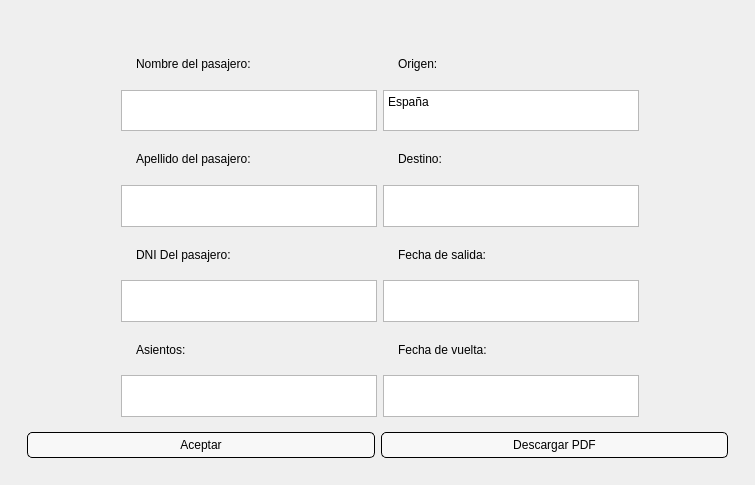
<?xml version="1.0" encoding="UTF-8"?>
<ui version="4.0">
 <class>GestionViajes</class>
 <widget class="QMainWindow" name="GestionViajes">
  <property name="geometry">
   <rect>
    <x>0</x>
    <y>0</y>
    <width>755</width>
    <height>485</height>
   </rect>
  </property>
  <property name="minimumSize">
   <size>
    <width>755</width>
    <height>485</height>
   </size>
  </property>
  <property name="windowTitle">
   <string>Gestión de Viajes</string>
  </property>
  <widget class="QWidget" name="principal">
   <property name="styleSheet">
    <string notr="true">#principal{
background-image: url(:/icons/recursos/media/fondo.jpg);
background-repeat: no-repeat;
background-position: center;
background-attachment: fixed;
}
QTableWidget {
background-color: rgba(255, 255, 255, 150); /* Fondo blanco con 150 de opacidad (0-255) */
color: black; 
border: 1px solid #555; /* Borde gris */
padding: 5px; /* Espaciado interno */
}
QTableWidget::item {
padding: 5px; /* Espaciado interno en cada item */
color: black; 
margin: 5px; /* Espaciado externo en cada item */
}
QTableWidget::item:selected {
background-color: rgba(100, 100, 255, 200); /* Fondo azul al seleccionar un item */
color: black; /* Color del texto al seleccionar */
}
QTableWidget QTableCornerButton::section {
background-color: rgba(255, 255, 255, 50); /* Fondo semitransparente para las cabeceras */
color: black; /* Color del texto en las cabeceras */
border: 1px solid black; /* Borde negro */
}
QTableWidget::horizontalHeader {
background-color: rgba(255, 255, 255, 50); /* Fondo semitransparente para las cabeceras horizontales */
color: black; /* Color del texto en las cabeceras */
border: 1px solid black; /* Borde negro */
}
QPushButton {
background-color: rgba(255, 255, 255, 150); /* Fondo semitransparente para los botones */
color: black; /* Color del texto en los botones */
border: 1px solid black; /* Borde negro */
padding: 5px; /* Espaciado interno */
border-radius: 5px; /* Bordes redondeados */
}
QPushButton:hover {
background-color: rgba(200, 200, 200, 200); /* Fondo más oscuro al pasar el ratón */
}
QPushButton:pressed {
background-color: rgba(150, 150, 150, 200); /* Fondo aún más oscuro al presionar */
}</string>
   </property>
   <layout class="QVBoxLayout" name="verticalLayout_3">
    <item>
     <widget class="QWidget" name="widget" native="true">
      <layout class="QVBoxLayout" name="verticalLayout">
       <item>
        <widget class="QWidget" name="widget" native="true">
         <layout class="QHBoxLayout" name="horizontalLayout"/>
        </widget>
       </item>
       <item>
        <layout class="QFormLayout" name="formLayout">
         <property name="fieldGrowthPolicy">
          <enum>QFormLayout::FieldsStayAtSizeHint</enum>
         </property>
         <property name="rowWrapPolicy">
          <enum>QFormLayout::DontWrapRows</enum>
         </property>
         <property name="labelAlignment">
          <set>Qt::AlignCenter</set>
         </property>
         <property name="formAlignment">
          <set>Qt::AlignHCenter|Qt::AlignTop</set>
         </property>
         <item row="0" column="0">
          <widget class="QTextEdit" name="textEdit">
           <property name="styleSheet">
            <string notr="true">QTextEdit {
    background-color: transparent;  /* Fondo negro suave */
    font-size: 24px;  /* Tamaño del texto */
    font-family: &quot;Arial&quot;, sans-serif;  /* Fuente elegante */
    padding: 10px;  /* Espaciado interno */
}

QTextEdit:focus {
    border: 2px solid #555555;  /* Cambio de borde al enfocar */
}


</string>
           </property>
           <property name="verticalScrollBarPolicy">
            <enum>Qt::ScrollBarAlwaysOff</enum>
           </property>
           <property name="horizontalScrollBarPolicy">
            <enum>Qt::ScrollBarAlwaysOff</enum>
           </property>
           <property name="readOnly">
            <bool>true</bool>
           </property>
           <property name="html">
            <string>&lt;!DOCTYPE HTML PUBLIC &quot;-//W3C//DTD HTML 4.0//EN&quot; &quot;http://www.w3.org/TR/REC-html40/strict.dtd&quot;&gt;
&lt;html&gt;&lt;head&gt;&lt;meta name=&quot;qrichtext&quot; content=&quot;1&quot; /&gt;&lt;meta charset=&quot;utf-8&quot; /&gt;&lt;style type=&quot;text/css&quot;&gt;
p, li { white-space: pre-wrap; }
hr { height: 1px; border-width: 0; }
li.unchecked::marker { content: &quot;\2610&quot;; }
li.checked::marker { content: &quot;\2612&quot;; }
&lt;/style&gt;&lt;/head&gt;&lt;body style=&quot; font-family:'Arial','sans-serif'; font-size:24px; font-weight:400; font-style:normal;&quot;&gt;
&lt;p style=&quot; margin-top:0px; margin-bottom:0px; margin-left:0px; margin-right:0px; -qt-block-indent:0; text-indent:0px;&quot;&gt;&lt;span style=&quot; font-family:'Segoe UI'; font-size:9pt;&quot;&gt;Nombre del pasajero:&lt;/span&gt;&lt;/p&gt;&lt;/body&gt;&lt;/html&gt;</string>
           </property>
          </widget>
         </item>
         <item row="0" column="1">
          <widget class="QTextEdit" name="textEdit_2">
           <property name="styleSheet">
            <string notr="true">QTextEdit {
    background-color: transparent;  /* Fondo negro suave */
    font-size: 24px;  /* Tamaño del texto */
    font-family: &quot;Arial&quot;, sans-serif;  /* Fuente elegante */
    padding: 10px;  /* Espaciado interno */
}

QTextEdit:focus {
    border: 2px solid #555555;  /* Cambio de borde al enfocar */
}</string>
           </property>
           <property name="verticalScrollBarPolicy">
            <enum>Qt::ScrollBarAlwaysOff</enum>
           </property>
           <property name="horizontalScrollBarPolicy">
            <enum>Qt::ScrollBarAlwaysOff</enum>
           </property>
           <property name="readOnly">
            <bool>true</bool>
           </property>
           <property name="html">
            <string>&lt;!DOCTYPE HTML PUBLIC &quot;-//W3C//DTD HTML 4.0//EN&quot; &quot;http://www.w3.org/TR/REC-html40/strict.dtd&quot;&gt;
&lt;html&gt;&lt;head&gt;&lt;meta name=&quot;qrichtext&quot; content=&quot;1&quot; /&gt;&lt;meta charset=&quot;utf-8&quot; /&gt;&lt;style type=&quot;text/css&quot;&gt;
p, li { white-space: pre-wrap; }
hr { height: 1px; border-width: 0; }
li.unchecked::marker { content: &quot;\2610&quot;; }
li.checked::marker { content: &quot;\2612&quot;; }
&lt;/style&gt;&lt;/head&gt;&lt;body style=&quot; font-family:'Arial','sans-serif'; font-size:24px; font-weight:400; font-style:normal;&quot;&gt;
&lt;p style=&quot; margin-top:0px; margin-bottom:0px; margin-left:0px; margin-right:0px; -qt-block-indent:0; text-indent:0px;&quot;&gt;&lt;span style=&quot; font-family:'Segoe UI'; font-size:9pt;&quot;&gt;Origen:&lt;/span&gt;&lt;/p&gt;&lt;/body&gt;&lt;/html&gt;</string>
           </property>
          </widget>
         </item>
         <item row="1" column="0">
          <widget class="QTextEdit" name="te_nombre">
           <property name="readOnly">
            <bool>true</bool>
           </property>
          </widget>
         </item>
         <item row="1" column="1">
          <widget class="QTextEdit" name="textEdit_4">
           <property name="enabled">
            <bool>true</bool>
           </property>
           <property name="autoFillBackground">
            <bool>false</bool>
           </property>
           <property name="frameShape">
            <enum>QFrame::StyledPanel</enum>
           </property>
           <property name="frameShadow">
            <enum>QFrame::Sunken</enum>
           </property>
           <property name="verticalScrollBarPolicy">
            <enum>Qt::ScrollBarAlwaysOff</enum>
           </property>
           <property name="horizontalScrollBarPolicy">
            <enum>Qt::ScrollBarAlwaysOff</enum>
           </property>
           <property name="sizeAdjustPolicy">
            <enum>QAbstractScrollArea::AdjustIgnored</enum>
           </property>
           <property name="readOnly">
            <bool>true</bool>
           </property>
           <property name="html">
            <string>&lt;!DOCTYPE HTML PUBLIC &quot;-//W3C//DTD HTML 4.0//EN&quot; &quot;http://www.w3.org/TR/REC-html40/strict.dtd&quot;&gt;
&lt;html&gt;&lt;head&gt;&lt;meta name=&quot;qrichtext&quot; content=&quot;1&quot; /&gt;&lt;meta charset=&quot;utf-8&quot; /&gt;&lt;style type=&quot;text/css&quot;&gt;
p, li { white-space: pre-wrap; }
hr { height: 1px; border-width: 0; }
li.unchecked::marker { content: &quot;\2610&quot;; }
li.checked::marker { content: &quot;\2612&quot;; }
&lt;/style&gt;&lt;/head&gt;&lt;body style=&quot; font-family:'Segoe UI'; font-size:9pt; font-weight:400; font-style:normal;&quot;&gt;
&lt;p style=&quot; margin-top:0px; margin-bottom:0px; margin-left:0px; margin-right:0px; -qt-block-indent:0; text-indent:0px;&quot;&gt;España&lt;/p&gt;&lt;/body&gt;&lt;/html&gt;</string>
           </property>
          </widget>
         </item>
         <item row="2" column="0">
          <widget class="QTextEdit" name="textEdit_5">
           <property name="styleSheet">
            <string notr="true">QTextEdit {
    background-color: transparent;  /* Fondo negro suave */
    font-size: 24px;  /* Tamaño del texto */
    font-family: &quot;Arial&quot;, sans-serif;  /* Fuente elegante */
    padding: 10px;  /* Espaciado interno */
}

QTextEdit:focus {
    border: 2px solid #555555;  /* Cambio de borde al enfocar */
}</string>
           </property>
           <property name="verticalScrollBarPolicy">
            <enum>Qt::ScrollBarAlwaysOff</enum>
           </property>
           <property name="horizontalScrollBarPolicy">
            <enum>Qt::ScrollBarAlwaysOff</enum>
           </property>
           <property name="readOnly">
            <bool>true</bool>
           </property>
           <property name="html">
            <string>&lt;!DOCTYPE HTML PUBLIC &quot;-//W3C//DTD HTML 4.0//EN&quot; &quot;http://www.w3.org/TR/REC-html40/strict.dtd&quot;&gt;
&lt;html&gt;&lt;head&gt;&lt;meta name=&quot;qrichtext&quot; content=&quot;1&quot; /&gt;&lt;meta charset=&quot;utf-8&quot; /&gt;&lt;style type=&quot;text/css&quot;&gt;
p, li { white-space: pre-wrap; }
hr { height: 1px; border-width: 0; }
li.unchecked::marker { content: &quot;\2610&quot;; }
li.checked::marker { content: &quot;\2612&quot;; }
&lt;/style&gt;&lt;/head&gt;&lt;body style=&quot; font-family:'Arial','sans-serif'; font-size:24px; font-weight:400; font-style:normal;&quot;&gt;
&lt;p style=&quot; margin-top:0px; margin-bottom:0px; margin-left:0px; margin-right:0px; -qt-block-indent:0; text-indent:0px;&quot;&gt;&lt;span style=&quot; font-family:'Segoe UI'; font-size:9pt;&quot;&gt;Apellido del pasajero:&lt;/span&gt;&lt;/p&gt;&lt;/body&gt;&lt;/html&gt;</string>
           </property>
          </widget>
         </item>
         <item row="2" column="1">
          <widget class="QTextEdit" name="textEdit_6">
           <property name="styleSheet">
            <string notr="true">QTextEdit {
    background-color: transparent;  /* Fondo negro suave */
    font-size: 24px;  /* Tamaño del texto */
    font-family: &quot;Arial&quot;, sans-serif;  /* Fuente elegante */
    padding: 10px;  /* Espaciado interno */
}

QTextEdit:focus {
    border: 2px solid #555555;  /* Cambio de borde al enfocar */
}</string>
           </property>
           <property name="verticalScrollBarPolicy">
            <enum>Qt::ScrollBarAlwaysOff</enum>
           </property>
           <property name="horizontalScrollBarPolicy">
            <enum>Qt::ScrollBarAlwaysOff</enum>
           </property>
           <property name="readOnly">
            <bool>true</bool>
           </property>
           <property name="html">
            <string>&lt;!DOCTYPE HTML PUBLIC &quot;-//W3C//DTD HTML 4.0//EN&quot; &quot;http://www.w3.org/TR/REC-html40/strict.dtd&quot;&gt;
&lt;html&gt;&lt;head&gt;&lt;meta name=&quot;qrichtext&quot; content=&quot;1&quot; /&gt;&lt;meta charset=&quot;utf-8&quot; /&gt;&lt;style type=&quot;text/css&quot;&gt;
p, li { white-space: pre-wrap; }
hr { height: 1px; border-width: 0; }
li.unchecked::marker { content: &quot;\2610&quot;; }
li.checked::marker { content: &quot;\2612&quot;; }
&lt;/style&gt;&lt;/head&gt;&lt;body style=&quot; font-family:'Arial','sans-serif'; font-size:24px; font-weight:400; font-style:normal;&quot;&gt;
&lt;p style=&quot; margin-top:0px; margin-bottom:0px; margin-left:0px; margin-right:0px; -qt-block-indent:0; text-indent:0px;&quot;&gt;&lt;span style=&quot; font-family:'Segoe UI'; font-size:9pt;&quot;&gt;Destino:&lt;/span&gt;&lt;/p&gt;&lt;/body&gt;&lt;/html&gt;</string>
           </property>
          </widget>
         </item>
         <item row="3" column="0">
          <widget class="QTextEdit" name="te_apellido">
           <property name="readOnly">
            <bool>true</bool>
           </property>
          </widget>
         </item>
         <item row="3" column="1">
          <widget class="QTextEdit" name="textEdit_16">
           <property name="readOnly">
            <bool>true</bool>
           </property>
          </widget>
         </item>
         <item row="4" column="0">
          <widget class="QTextEdit" name="textEdit_14">
           <property name="styleSheet">
            <string notr="true">QTextEdit {
    background-color: transparent;  /* Fondo negro suave */
    font-size: 24px;  /* Tamaño del texto */
    font-family: &quot;Arial&quot;, sans-serif;  /* Fuente elegante */
    padding: 10px;  /* Espaciado interno */
}

QTextEdit:focus {
    border: 2px solid #555555;  /* Cambio de borde al enfocar */
}</string>
           </property>
           <property name="verticalScrollBarPolicy">
            <enum>Qt::ScrollBarAlwaysOff</enum>
           </property>
           <property name="horizontalScrollBarPolicy">
            <enum>Qt::ScrollBarAlwaysOff</enum>
           </property>
           <property name="readOnly">
            <bool>true</bool>
           </property>
           <property name="html">
            <string>&lt;!DOCTYPE HTML PUBLIC &quot;-//W3C//DTD HTML 4.0//EN&quot; &quot;http://www.w3.org/TR/REC-html40/strict.dtd&quot;&gt;
&lt;html&gt;&lt;head&gt;&lt;meta name=&quot;qrichtext&quot; content=&quot;1&quot; /&gt;&lt;meta charset=&quot;utf-8&quot; /&gt;&lt;style type=&quot;text/css&quot;&gt;
p, li { white-space: pre-wrap; }
hr { height: 1px; border-width: 0; }
li.unchecked::marker { content: &quot;\2610&quot;; }
li.checked::marker { content: &quot;\2612&quot;; }
&lt;/style&gt;&lt;/head&gt;&lt;body style=&quot; font-family:'Arial','sans-serif'; font-size:24px; font-weight:400; font-style:normal;&quot;&gt;
&lt;p style=&quot; margin-top:0px; margin-bottom:0px; margin-left:0px; margin-right:0px; -qt-block-indent:0; text-indent:0px;&quot;&gt;&lt;span style=&quot; font-family:'Segoe UI'; font-size:9pt;&quot;&gt;DNI Del pasajero:&lt;/span&gt;&lt;/p&gt;&lt;/body&gt;&lt;/html&gt;</string>
           </property>
          </widget>
         </item>
         <item row="4" column="1">
          <widget class="QTextEdit" name="textEdit_15">
           <property name="styleSheet">
            <string notr="true">QTextEdit {
    background-color: transparent;  /* Fondo negro suave */
    font-size: 24px;  /* Tamaño del texto */
    font-family: &quot;Arial&quot;, sans-serif;  /* Fuente elegante */
    padding: 10px;  /* Espaciado interno */
}

QTextEdit:focus {
    border: 2px solid #555555;  /* Cambio de borde al enfocar */
}</string>
           </property>
           <property name="verticalScrollBarPolicy">
            <enum>Qt::ScrollBarAlwaysOff</enum>
           </property>
           <property name="horizontalScrollBarPolicy">
            <enum>Qt::ScrollBarAlwaysOff</enum>
           </property>
           <property name="readOnly">
            <bool>true</bool>
           </property>
           <property name="html">
            <string>&lt;!DOCTYPE HTML PUBLIC &quot;-//W3C//DTD HTML 4.0//EN&quot; &quot;http://www.w3.org/TR/REC-html40/strict.dtd&quot;&gt;
&lt;html&gt;&lt;head&gt;&lt;meta name=&quot;qrichtext&quot; content=&quot;1&quot; /&gt;&lt;meta charset=&quot;utf-8&quot; /&gt;&lt;style type=&quot;text/css&quot;&gt;
p, li { white-space: pre-wrap; }
hr { height: 1px; border-width: 0; }
li.unchecked::marker { content: &quot;\2610&quot;; }
li.checked::marker { content: &quot;\2612&quot;; }
&lt;/style&gt;&lt;/head&gt;&lt;body style=&quot; font-family:'Arial','sans-serif'; font-size:24px; font-weight:400; font-style:normal;&quot;&gt;
&lt;p style=&quot; margin-top:0px; margin-bottom:0px; margin-left:0px; margin-right:0px; -qt-block-indent:0; text-indent:0px;&quot;&gt;&lt;span style=&quot; font-family:'Segoe UI'; font-size:9pt;&quot;&gt;Fecha de salida:&lt;/span&gt;&lt;/p&gt;&lt;/body&gt;&lt;/html&gt;</string>
           </property>
          </widget>
         </item>
         <item row="5" column="0">
          <widget class="QTextEdit" name="te_dni">
           <property name="readOnly">
            <bool>true</bool>
           </property>
          </widget>
         </item>
         <item row="5" column="1">
          <widget class="QTextEdit" name="textEdit_12">
           <property name="readOnly">
            <bool>true</bool>
           </property>
          </widget>
         </item>
         <item row="6" column="0">
          <widget class="QTextEdit" name="textEdit_9">
           <property name="styleSheet">
            <string notr="true">QTextEdit {
    background-color: transparent;  /* Fondo negro suave */
    font-size: 24px;  /* Tamaño del texto */
    font-family: &quot;Arial&quot;, sans-serif;  /* Fuente elegante */
    padding: 10px;  /* Espaciado interno */
}

QTextEdit:focus {
    border: 2px solid #555555;  /* Cambio de borde al enfocar */
}</string>
           </property>
           <property name="verticalScrollBarPolicy">
            <enum>Qt::ScrollBarAlwaysOff</enum>
           </property>
           <property name="readOnly">
            <bool>true</bool>
           </property>
           <property name="html">
            <string>&lt;!DOCTYPE HTML PUBLIC &quot;-//W3C//DTD HTML 4.0//EN&quot; &quot;http://www.w3.org/TR/REC-html40/strict.dtd&quot;&gt;
&lt;html&gt;&lt;head&gt;&lt;meta name=&quot;qrichtext&quot; content=&quot;1&quot; /&gt;&lt;meta charset=&quot;utf-8&quot; /&gt;&lt;style type=&quot;text/css&quot;&gt;
p, li { white-space: pre-wrap; }
hr { height: 1px; border-width: 0; }
li.unchecked::marker { content: &quot;\2610&quot;; }
li.checked::marker { content: &quot;\2612&quot;; }
&lt;/style&gt;&lt;/head&gt;&lt;body style=&quot; font-family:'Arial','sans-serif'; font-size:24px; font-weight:400; font-style:normal;&quot;&gt;
&lt;p style=&quot; margin-top:0px; margin-bottom:0px; margin-left:0px; margin-right:0px; -qt-block-indent:0; text-indent:0px;&quot;&gt;&lt;span style=&quot; font-family:'Segoe UI'; font-size:9pt;&quot;&gt;Asientos:&lt;/span&gt;&lt;/p&gt;&lt;/body&gt;&lt;/html&gt;</string>
           </property>
          </widget>
         </item>
         <item row="6" column="1">
          <widget class="QTextEdit" name="textEdit_10">
           <property name="styleSheet">
            <string notr="true">QTextEdit {
    background-color: transparent;  /* Fondo negro suave */
    font-size: 24px;  /* Tamaño del texto */
    font-family: &quot;Arial&quot;, sans-serif;  /* Fuente elegante */
    padding: 10px;  /* Espaciado interno */
}

QTextEdit:focus {
    border: 2px solid #555555;  /* Cambio de borde al enfocar */
}</string>
           </property>
           <property name="verticalScrollBarPolicy">
            <enum>Qt::ScrollBarAlwaysOff</enum>
           </property>
           <property name="readOnly">
            <bool>true</bool>
           </property>
           <property name="html">
            <string>&lt;!DOCTYPE HTML PUBLIC &quot;-//W3C//DTD HTML 4.0//EN&quot; &quot;http://www.w3.org/TR/REC-html40/strict.dtd&quot;&gt;
&lt;html&gt;&lt;head&gt;&lt;meta name=&quot;qrichtext&quot; content=&quot;1&quot; /&gt;&lt;meta charset=&quot;utf-8&quot; /&gt;&lt;style type=&quot;text/css&quot;&gt;
p, li { white-space: pre-wrap; }
hr { height: 1px; border-width: 0; }
li.unchecked::marker { content: &quot;\2610&quot;; }
li.checked::marker { content: &quot;\2612&quot;; }
&lt;/style&gt;&lt;/head&gt;&lt;body style=&quot; font-family:'Arial','sans-serif'; font-size:24px; font-weight:400; font-style:normal;&quot;&gt;
&lt;p style=&quot; margin-top:0px; margin-bottom:0px; margin-left:0px; margin-right:0px; -qt-block-indent:0; text-indent:0px;&quot;&gt;&lt;span style=&quot; font-family:'Segoe UI'; font-size:9pt;&quot;&gt;Fecha de vuelta:&lt;/span&gt;&lt;/p&gt;&lt;/body&gt;&lt;/html&gt;</string>
           </property>
          </widget>
         </item>
         <item row="7" column="0">
          <widget class="QTextEdit" name="te_asientos"/>
         </item>
         <item row="7" column="1">
          <widget class="QTextEdit" name="textEdit_8"/>
         </item>
        </layout>
       </item>
       <item>
        <widget class="QWidget" name="widget" native="true">
         <layout class="QHBoxLayout" name="horizontalLayout_2">
          <property name="sizeConstraint">
           <enum>QLayout::SetDefaultConstraint</enum>
          </property>
          <item>
           <widget class="QPushButton" name="boton_actualizar">
            <property name="text">
             <string>Aceptar</string>
            </property>
           </widget>
          </item>
          <item>
           <widget class="QPushButton" name="pushButton">
            <property name="text">
             <string>Descargar PDF</string>
            </property>
           </widget>
          </item>
         </layout>
        </widget>
       </item>
      </layout>
     </widget>
    </item>
   </layout>
  </widget>
 </widget>
 <resources>
  <include location="recursos.qrc"/>
 </resources>
 <connections/>
</ui>
